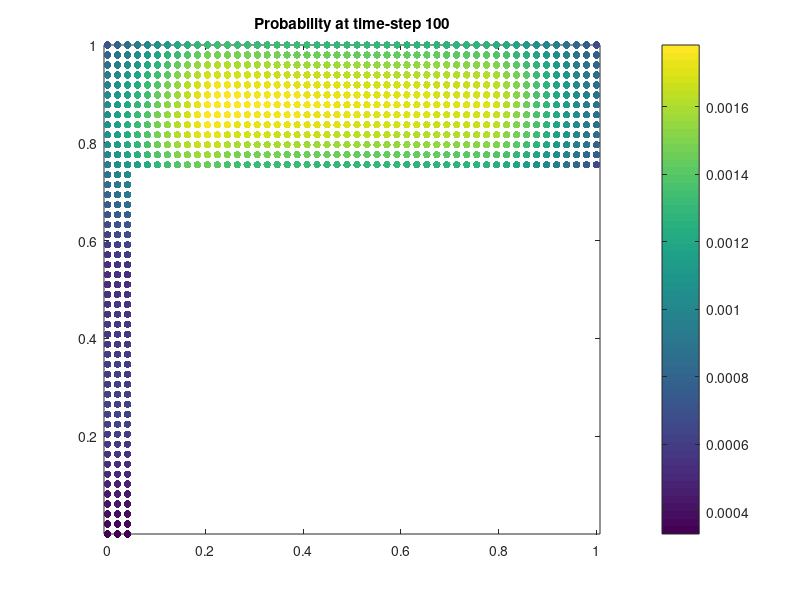

Write the MATLAB code that produced this figure.
% Create domain
xrng = linspace(0,1,50);
yrng = linspace(0,1,50);
[x1,y1] = meshgrid(xrng, yrng);
isRegion = (x1<0.05 | (x1>=0.05 & y1>0.75)); 
data = [x1(isRegion), y1(isRegion)];
N = size(data,1);

% Compute pairwise distances
d = pdist2(data,data);
W = exp(-1*d.^2);
W(W<0.95) = 0;
D = diag(sum(W,2));
P = D^(-1)*W;
Q = P';

% Initial distribution zeros, all but one place
x0 = zeros(size(data,1), 1);
x0(10) = 1;

% Visualize data 
figure
nIt = 100;
for i = 1:nIt
    scatter(data(:,1),data(:,2),30,x0,'filled')
    x0 = Q*x0;
    colorbar
    axis equal
    box on
    title(['Probability at time-step ',num2str(i)])
    if (i == 1)
        pause()
    else
        pause(.001)
    end
end


